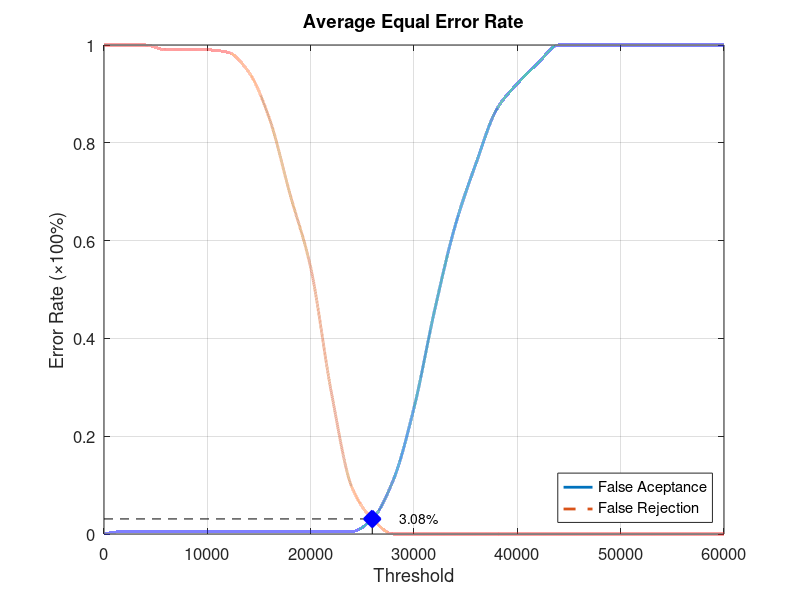
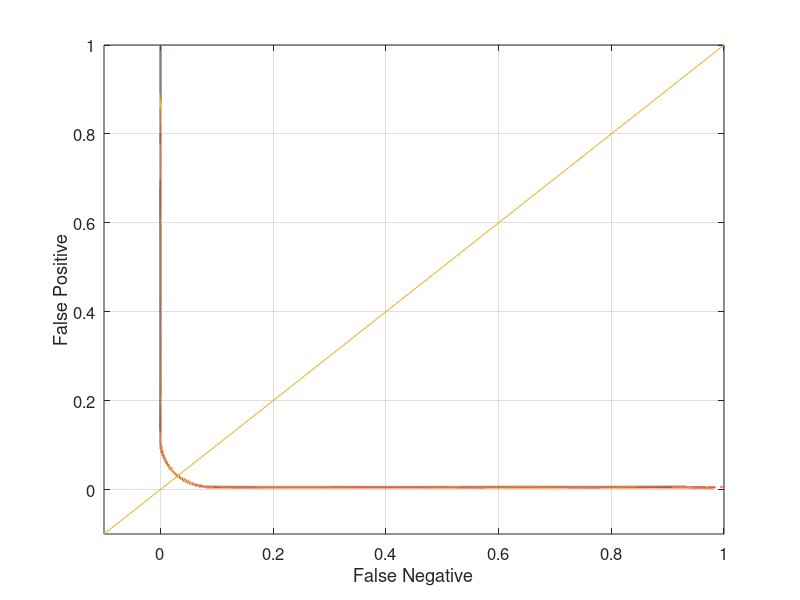

Write MATLAB code to recreate these figures, in order.
function yEER = Database5_2
close all;
clear;
clc;
x = 0:2000:60000;
xq = 0:0.5:60000;

y0 = [0 0.00526316 0.00526316 0.00526316 0.00526316 0.00526316 0.00526316 0.00526316 0.00526316 0.00526316 0.00526316 0.00526316 0.00526316 0.0315789 0.110526 0.257895 0.457895 0.631579 0.757895 0.868421 0.921053 0.963158 1 1 1 1 1 1 1 1 1];
yy0 = interp1(x, y0, xq, 'pchip');
y1 = [1 1 1 0.99 0.99 0.99 0.985 0.945 0.85 0.695 0.545 0.29 0.095 0.03 0 0 0 0 0 0 0 0 0 0 0 0 0 0 0 0 0];
yy1 = interp1(x, y1, xq, 'pchip');

% Calculating EER: 
y2 = abs(y0 - y1);
find(y2 == min(y2))
yy2 = abs(yy0 - yy1);
xEER = find(yy2 == min(yy2));
xEERIndex = xq(xEER) % X-axis EER
yEER = yy0(xEER) % Y-axis EER

main = figure
plot(xq, yy0,'-','LineWidth', 2);	hold on
plot(xq, yy1,'--','LineWidth', 2);	hold on
plot([xEERIndex xEERIndex], [0 yEER], 'k--');	hold on
plot([0 xEERIndex], [yEER yEER], 'k--');	hold on
plot(xEERIndex, yEER, 'bx', 'LineWidth', 10);	hold on
text(xEERIndex + 10 * xEERIndex / 100, yEER, [num2str(round((10000 * yEER)) / 100) '%'])
legend('False Aceptance', 'False Rejection', 'Location', 'SouthEast')
xlabel('Threshold')
ylabel('Error Rate (\times100%)')
title('Average Equal Error Rate')
set(gca, 'FontSize', 12)
axis([0 60000 0 1])
grid on

print(main, 'Database5_2Main', '-dpng');
FNRxFPR = figure('Color', [1 1 1]);
plot(yy1, yy0, '-', yy1, yy0, 'LineWidth', 2);
hold on
y = -0.1:0.1:1
plot(y, y); 
set(gca, 'FontSize', 12)
xlabel('False Negative')
ylabel('False Positive')
axis([-0.1 1 -0.1 1])
set(gca, 'FontSize', 12)
grid on

print(FNRxFPR, 'Database5_2FNRxFPR','-dpng');
end
